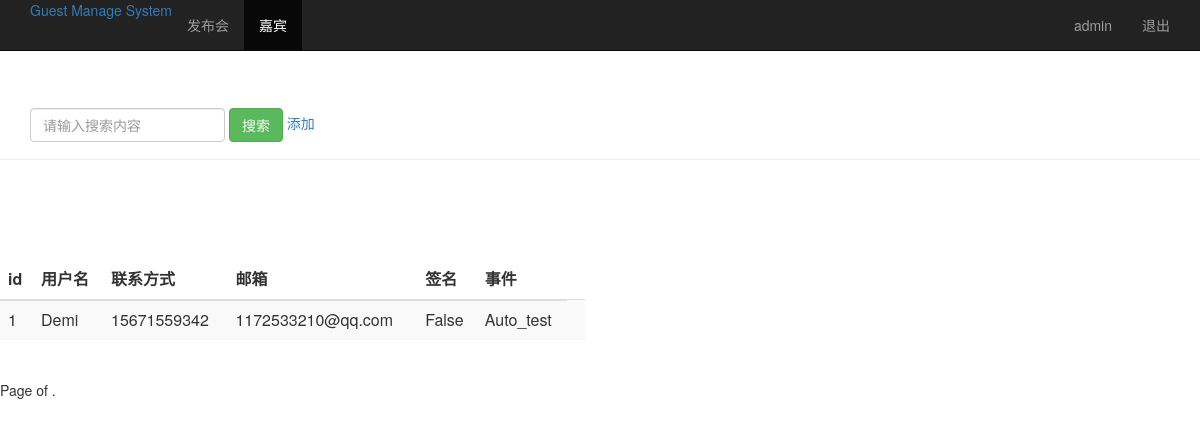
The page /guest_manage/ (signed in) on the database its author committed.
### sign/models.py (models this page shows, shortened)
class Guest(models.Model):
	event=models.ForeignKey(Event)
	realname=models.CharField(max_length=64)
	phone=models.CharField(max_length=16)
	mail=models.EmailField()
	sign=models.BooleanField()
	create_time=models.DateTimeField(auto_now=True)
	class Meta:
		unique_together=("event","phone")

class Event(models.Model):
	name=models.CharField(max_length=100)
	limit=models.IntegerField()
	status=models.BooleanField()
	address=models.CharField(max_length=200)
	start_time=models.DateTimeField('events time')
	create_time=models.DateTimeField(auto_now=True)
	def __str__(self):
		return self.name

### sign/views.py (the view)
# urls.py: url(r'^guest_manage/$', views.guest_manage),
@login_required
def guest_manage(request):
	guest_list=Guest.objects.all()
	username=request.session.get("user","")
	return render(request,"guest_manage.html",{"user":username,"guests":guest_list})

### sign/templates/guest_manage.html (shortened to what this page needs)
<html lang="zh_CN">
<head>
	{% load bootstrap3 %}
	{% bootstrap_css %}
</head>
<body role="document">
	<nav class="navbar navbar-inverse navbar-fixed-top">
		<div class="container">
			<div class="navbar-header">
				<a calss="navbar-brand" href='/guest_manage/'>Guest Manage System</a>
			</div>
			<div id="navbar" class="collapse navbar-collapse">
				<ul class="nav navbar-nav">
					<li><a href="/event_manage/">发布会</a></li>
					<li class="active"><a href="#">嘉宾</a></li>
				</ul>
				<ul class="nav navbar-nav navbar-right">
					<li><a href="#">{{user}}</a></li>
					<li><a href="/loginout">退出</a></li>
				</ul>
			</div>
		</div>
	</nav>
	<div class="page-header" style="padding-top: 60px;">
		<div id="navbar" class="collapse navbar-collapse">
			<form class="navbar-form" method="get" action="/search_realname/">
				<div class="form-group">
					<input name="realname" type="text" placeholder="请输入搜索内容" class="form-control">
				</div>
				<button type="submit" class="btn btn-success">搜索</button>
				<a href="/add_guest">添加</a>
			</form>
		</div>
	</div>
	<div class="row" style="padding-top: 80px;">
		<div class="col-md-6">
			<table class="table table-striped">
				<thead>
					<tr>
						<th>id</th><th>用户名</th><th>联系方式</th><th>邮箱</th><th>签名</th><th>事件</th>
					</tr>
				</thead>
				<tbody>
					{% for guest in guests %}
					<tr>
						<td>{{guest.id}}</td>
						<td>{{guest.realname}}</td>
						<td>{{guest.phone}}</td>
						<td>{{guest.mail}}</td>
						<td>{{guest.sign}}</td>
						<td>{{guest.event}}</td>
						<td>
					</tr>
					{% endfor %}
				</tbody>
			</table>
		</div>
	</div>
	<div class="pagination">
		<span class="step-links">
			<span class="current">
				Page {{events.number}} of {{events.paginator.num_pages}} .
			</span>
		</span>
	</div>
</body>
</html>

### rows shown on the page
Guest: id "1", realname "Demi", phone "15671559342", mail "1172533210@qq.com", sign "False", event "Auto_test"

### other values the page prints
{{ user }} "admin"
